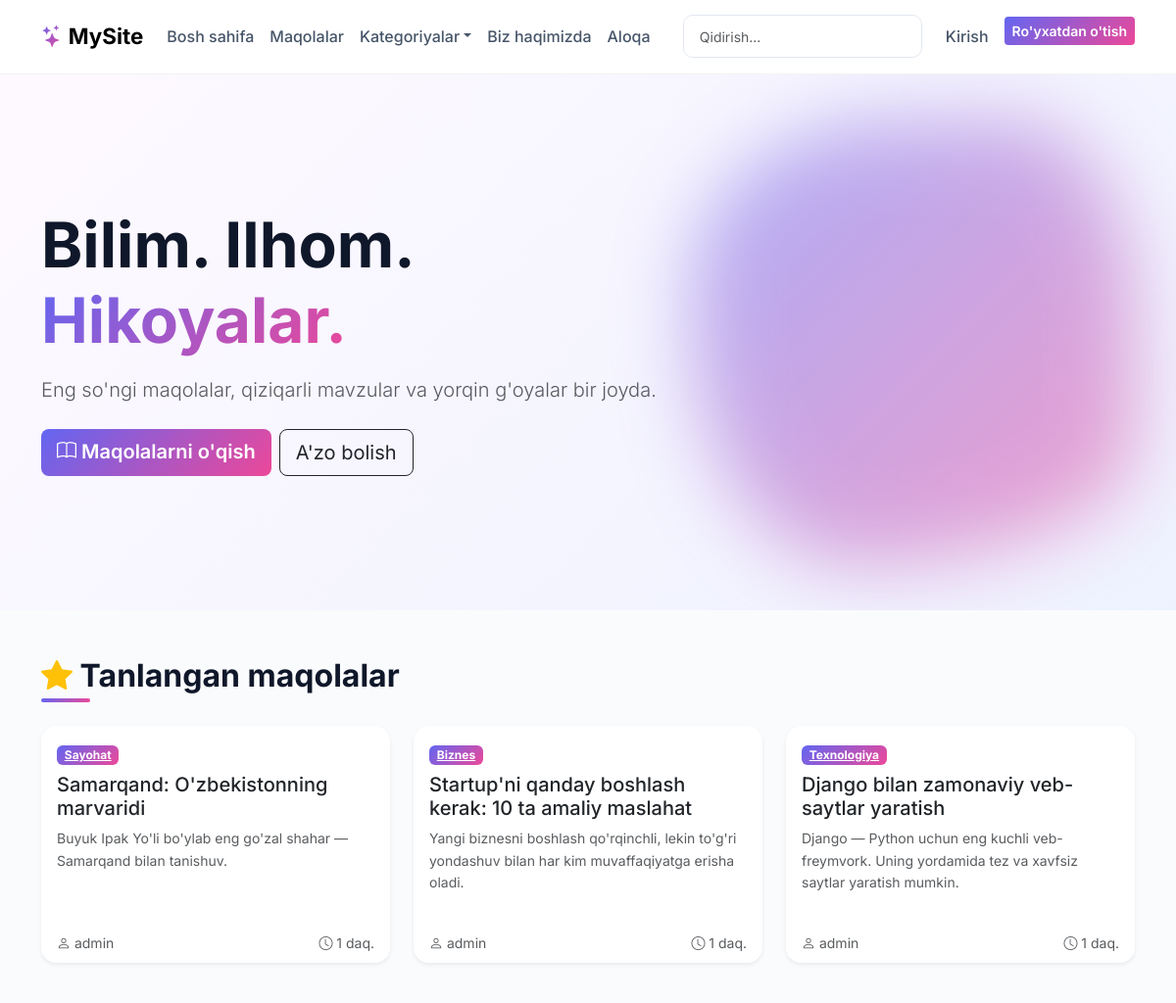
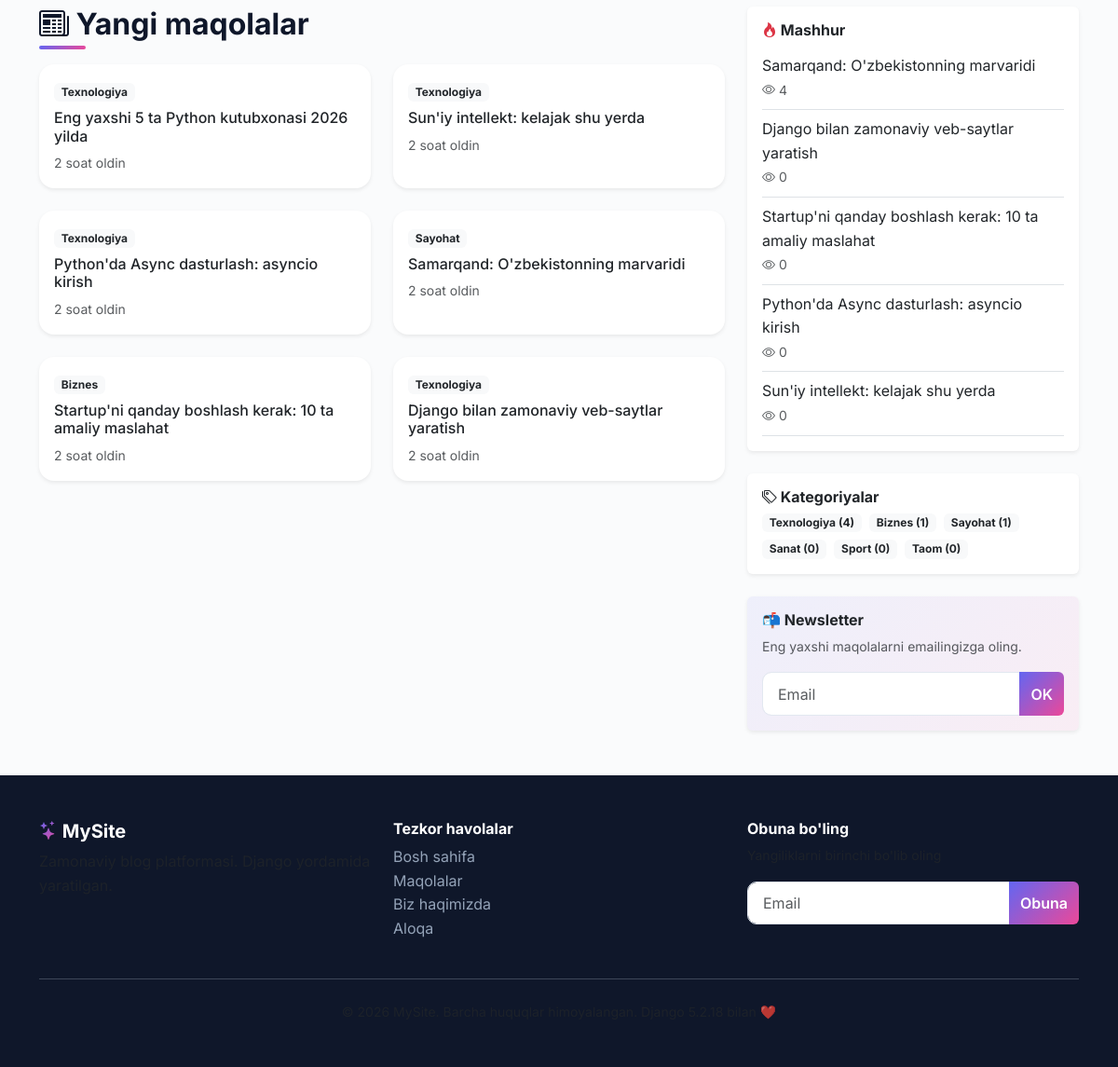
The page / on the database its author committed (2 pictures, top to bottom).
### blog/models.py (models this page shows, shortened)
class Post(models.Model):
    STATUS_CHOICES = (
        ('draft', 'Qoralama'),
        ('published', "E'lon qilingan"),
    )
    title = models.CharField("Sarlavha", max_length=250)
    slug = models.SlugField(max_length=270, unique=True, blank=True)
    author = models.ForeignKey(User, on_delete=models.CASCADE, related_name='posts', verbose_name="Muallif")
    category = models.ForeignKey(Category, on_delete=models.SET_NULL, null=True, related_name='posts', verbose_name="Kategoriya")
    tags = models.ManyToManyField(Tag, blank=True, related_name='posts', verbose_name="Teglar")
    image = models.ImageField("Asosiy rasm", upload_to='posts/%Y/%m/', blank=True, null=True)
    excerpt = models.CharField("Qisqa tavsif", max_length=300, blank=True)
    body = models.TextField("Matn")
    status = models.CharField("Holat", max_length=10, choices=STATUS_CHOICES, default='published')
    featured = models.BooleanField("Tanlangan", default=False)
    views = models.PositiveIntegerField("Ko'rishlar", default=0)
    created_at = models.DateTimeField(auto_now_add=True)
    updated_at = models.DateTimeField(auto_now=True)
    published_at = models.DateTimeField(default=timezone.now)
    likes = models.ManyToManyField(User, blank=True, related_name='liked_posts')
    class Meta:
        verbose_name = "Maqola"
        verbose_name_plural = "Maqolalar"
        ordering = ['-published_at']
        indexes = [models.Index(fields=['-published_at']), models.Index(fields=['slug'])]
    def get_absolute_url(self):
        return reverse('post_detail', kwargs={'slug': self.slug})
    def reading_time(self):
        words = len(self.body.split())
        return max(1, words // 200)

class Category(models.Model):
    name = models.CharField("Nomi", max_length=100, unique=True)
    slug = models.SlugField(max_length=120, unique=True, blank=True)
    description = models.TextField("Tavsif", blank=True)
    created_at = models.DateTimeField(auto_now_add=True)
    class Meta:
        verbose_name = "Kategoriya"
        verbose_name_plural = "Kategoriyalar"
        ordering = ['name']
    def get_absolute_url(self):
        return reverse('category_detail', kwargs={'slug': self.slug})

### blog/views.py (the view)
# urls.py: path('', views.home, name='home'),
def home(request):
    posts = Post.objects.filter(status='published').select_related('author', 'category')
    featured = posts.filter(featured=True)[:3]
    latest = posts[:6]
    popular = posts.order_by('-views')[:5]
    categories = Category.objects.annotate(post_count=Count('posts')).order_by('-post_count')[:6]
    context = {
        'featured_posts': featured,
        'latest_posts': latest,
        'popular_posts': popular,
        'categories': categories,
        'newsletter_form': NewsletterForm(),
    }
    return render(request, 'blog/home.html', context)

### blog/forms.py
class NewsletterForm(forms.ModelForm):
    class Meta:
        model = Newsletter
        fields = ['email']
        widgets = {
            'email': forms.EmailInput(attrs={
                'placeholder': 'Email manzilingizni kiriting',
                'class': 'form-control',
            }),
        }
        labels = {'email': ''}

### blog/context_processors.py (called while the page is built)
def categories_processor(request):
    return {
        'nav_categories': Category.objects.all()[:8],
    }

### blog/templatetags/django_version.py (called while the page is built)
@register.simple_tag
def django_version():
    return django.get_version()

### templates/blog/home.html (shortened to what this page needs)
{% extends "base.html" %}
{% load humanize %}
{% block content %}
<section class="hero">
    <div class="container py-5">
        <div class="row align-items-center">
            <div class="col-lg-7">
                <h1 class="display-3 fw-bold mb-3">Bilim. Ilhom. <span class="text-gradient">Hikoyalar.</span></h1>
                <p class="lead text-muted mb-4">Eng so'ngi maqolalar, qiziqarli mavzular va yorqin g'oyalar bir joyda.</p>
                <div class="d-flex gap-2 flex-wrap">
                    <a href="{% url 'post_list' %}" class="btn btn-gradient btn-lg"><i class="bi bi-book"></i> Maqolalarni o'qish</a>
                    {% if not user.is_authenticated %}
                    <a href="{% url 'register' %}" class="btn btn-outline-dark btn-lg">A'zo bolish</a>
                    {% endif %}
                </div>
            </div>
            <div class="col-lg-5 d-none d-lg-block">
                <div class="hero-shape"></div>
            </div>
        </div>
    </div>
</section>
{% if featured_posts %}
<section class="container my-5">
    <div class="d-flex justify-content-between align-items-end mb-4">
        <h2 class="section-title"><i class="bi bi-star-fill text-warning"></i> Tanlangan maqolalar</h2>
    </div>
    <div class="row g-4">
        {% for post in featured_posts %}
        <div class="col-md-4">
            <article class="card post-card h-100 shadow-sm border-0">
                <div class="card-body">
                    {% if post.category %}<a href="{{ post.category.get_absolute_url }}" class="badge bg-gradient mb-2">{{ post.category.name }}</a>{% endif %}
                    <h5 class="card-title"><a href="{{ post.get_absolute_url }}" class="link-dark text-decoration-none">{{ post.title }}</a></h5>
                    <p class="text-muted small">{{ post.excerpt|default:post.body|truncatewords:18 }}</p>
                </div>
                <div class="card-footer bg-white border-0 d-flex justify-content-between small text-muted">
                    <span><i class="bi bi-person"></i> {{ post.author.username }}</span>
                    <span><i class="bi bi-clock"></i> {{ post.reading_time }} daq.</span>
                </div>
            </article>
        </div>
        {% endfor %}
    </div>
</section>
{% endif %}
<section class="container my-5">
    <div class="row">
        <div class="col-lg-8">
            <h2 class="section-title mb-4"><i class="bi bi-newspaper"></i> Yangi maqolalar</h2>
            <div class="row g-4">
                {% for post in latest_posts %}
                <div class="col-md-6">
                    <article class="card post-card h-100 shadow-sm border-0">
                        <div class="card-body">
                            {% if post.category %}<span class="badge bg-light text-dark mb-2">{{ post.category.name }}</span>{% endif %}
                            <h6><a href="{{ post.get_absolute_url }}" class="link-dark text-decoration-none">{{ post.title }}</a></h6>
                            <p class="small text-muted mb-0">{{ post.published_at|naturaltime }}</p>
                        </div>
                    </article>
                </div>
                {% empty %}
                <div class="col-12"><p class="text-muted">Hozircha maqolalar yo'q.</p></div>
                {% endfor %}
            </div>
        </div>
        <aside class="col-lg-4 mt-5 mt-lg-0">
            <div class="card border-0 shadow-sm mb-4">
                <div class="card-body">
                    <h6 class="fw-bold"><i class="bi bi-fire text-danger"></i> Mashhur</h6>
                    <ul class="list-unstyled mb-0">
                        {% for post in popular_posts %}
                        <li class="border-bottom py-2"><a href="{{ post.get_absolute_url }}" class="link-dark text-decoration-none">{{ post.title }}</a><br><small class="text-muted"><i class="bi bi-eye"></i> {{ post.views }}</small></li>
                        {% endfor %}
                    </ul>
                </div>
            </div>
            <div class="card border-0 shadow-sm mb-4">
                <div class="card-body">
                    <h6 class="fw-bold"><i class="bi bi-tags"></i> Kategoriyalar</h6>
                    <div class="d-flex flex-wrap gap-2">
                        {% for cat in categories %}
                        <a href="{{ cat.get_absolute_url }}" class="badge bg-light text-dark text-decoration-none">{{ cat.name }} ({{ cat.post_count }})</a>
                        {% endfor %}
                    </div>
                </div>
            </div>
            <div class="card border-0 shadow-sm bg-gradient-soft">
                <div class="card-body">
                    <h6 class="fw-bold">📬 Newsletter</h6>
                    <p class="small text-muted">Eng yaxshi maqolalarni emailingizga oling.</p>
                    <form method="post" action="{% url 'newsletter_subscribe' %}">
                        <div class="input-group">
                            <input type="email" name="email" class="form-control" placeholder="Email" required>
                            <button class="btn btn-gradient" type="submit">OK</button>
                        </div>
                    </form>
                </div>
            </div>
        </aside>
    </div>
</section>
{% endblock %}

### templates/base.html (shortened to what this page needs)
{% load static %}
<!DOCTYPE html>
<html lang="uz">
<head>
    <link href="https://cdn.jsdelivr.net/npm/bootstrap@5.3.2/dist/css/bootstrap.min.css" rel="stylesheet">
    <link href="https://cdn.jsdelivr.net/npm/bootstrap-icons@1.11.2/font/bootstrap-icons.css" rel="stylesheet">
    <link rel="stylesheet" href="{% static 'css/style.css' %}">
</head>
<body>
<nav class="navbar navbar-expand-lg sticky-top navbar-custom">
    <div class="container">
        <a class="navbar-brand fw-bold" href="{% url 'home' %}">
            <i class="bi bi-stars text-gradient"></i> MySite
        </a>
        <div class="collapse navbar-collapse" id="navMain">
            <ul class="navbar-nav me-auto">
                <li class="nav-item"><a class="nav-link" href="{% url 'home' %}">Bosh sahifa</a></li>
                <li class="nav-item"><a class="nav-link" href="{% url 'post_list' %}">Maqolalar</a></li>
                <li class="nav-item dropdown">
                    <a class="nav-link dropdown-toggle" data-bs-toggle="dropdown">Kategoriyalar</a>
                </li>
                <li class="nav-item"><a class="nav-link" href="{% url 'about' %}">Biz haqimizda</a></li>
                <li class="nav-item"><a class="nav-link" href="{% url 'contact' %}">Aloqa</a></li>
            </ul>
            <form class="d-flex me-3" action="{% url 'post_list' %}" method="get">
                <input class="form-control form-control-sm" type="search" name="q" placeholder="Qidirish...">
            </form>
            <ul class="navbar-nav">
                {% if user.is_authenticated %}
                    <li class="nav-item"><a class="btn btn-sm btn-gradient me-2" href="{% url 'post_create' %}"><i class="bi bi-plus-lg"></i> Yozish</a></li>
                    <li class="nav-item dropdown">
                        <a class="nav-link dropdown-toggle" data-bs-toggle="dropdown">
                            {% if user.profile.avatar %}
                                <img src="{{ user.profile.avatar.url }}" class="avatar-sm rounded-circle">
                            {% else %}
                                <i class="bi bi-person-circle"></i>
                            {% endif %}
                            {{ user.username }}
                        </a>
                        <ul class="dropdown-menu dropdown-menu-end">
                            <li><a class="dropdown-item" href="{% url 'profile' %}"><i class="bi bi-person"></i> Profil</a></li>
                            {% if user.is_staff %}
                            <li><a class="dropdown-item" href="/admin/"><i class="bi bi-gear"></i> Admin</a></li>
                            {% endif %}
                            <li><hr class="dropdown-divider"></li>
                            <li>
                                <form method="post" action="{% url 'logout' %}">{% csrf_token %}
                                    <button class="dropdown-item" type="submit"><i class="bi bi-box-arrow-right"></i> Chiqish</button>
                                </form>
                            </li>
                        </ul>
                    </li>
                {% else %}
                    <li class="nav-item"><a class="nav-link" href="{% url 'login' %}">Kirish</a></li>
                    <li class="nav-item"><a class="btn btn-sm btn-gradient ms-2" href="{% url 'register' %}">Ro'yxatdan o'tish</a></li>
                {% endif %}
            </ul>
        </div>
    </div>
</nav>
<main>
    {% block content %}{% endblock %}
</main>
<footer class="footer mt-5">
    <div class="container py-5">
        <div class="row g-4">
            <div class="col-md-4">
                <h5 class="fw-bold"><i class="bi bi-stars text-gradient"></i> MySite</h5>
                <p class="text-muted">Zamonaviy blog platformasi. Django yordamida yaratilgan.</p>
            </div>
            <div class="col-md-4">
                <h6 class="fw-bold">Tezkor havolalar</h6>
                <ul class="list-unstyled">
                    <li><a href="{% url 'home' %}">Bosh sahifa</a></li>
                    <li><a href="{% url 'post_list' %}">Maqolalar</a></li>
                    <li><a href="{% url 'about' %}">Biz haqimizda</a></li>
                    <li><a href="{% url 'contact' %}">Aloqa</a></li>
                </ul>
            </div>
            <div class="col-md-4">
                <h6 class="fw-bold">Obuna bo'ling</h6>
                <p class="text-muted small">Yangiliklarni birinchi bo'lib oling</p>
                <form method="post" action="{% url 'newsletter_subscribe' %}">
                    <div class="input-group">
                        <input type="email" name="email" class="form-control" placeholder="Email" required>
                        <button class="btn btn-gradient" type="submit">Obuna</button>
                    </div>
                </form>
            </div>
        </div>
        <hr class="my-4">
        <div class="text-center text-muted small">
            © {% now "Y" %} MySite. Barcha huquqlar himoyalangan. Django {% load django_version %}{% django_version %} bilan ❤️
        </div>
    </div>
</footer>
</body>
</html>

### static/css/style.css (style rules this page uses)
:root { --primary: #6366f1; --primary-dark: #4f46e5; --secondary: #ec4899; --accent: #f59e0b; --dark: #0f172a; --light: #f8fafc; --gradient: linear-gradient(135deg, #6366f1 0%, #ec4899 100%); }
* { font-family: 'Inter', -apple-system, BlinkMacSystemFont, sans-serif; }
body { background: #fafbfc; color: var(--dark); line-height: 1.6; }
.navbar-custom { background: rgba(255, 255, 255, 0.85); backdrop-filter: blur(12px); -webkit-backdrop-filter: blur(12px); border-bottom: 1px solid rgba(0,0,0,0.05); padding: .9rem 0; }
.navbar-brand { font-size: 1.4rem; }
.nav-link { font-weight: 500; color: #475569 !important; }
.text-gradient { background: var(--gradient); -webkit-background-clip: text; background-clip: text; -webkit-text-fill-color: transparent; }
.bg-gradient { background: var(--gradient) !important; color: white !important; }
.bg-gradient-soft { background: linear-gradient(135deg, rgba(99,102,241,.08) 0%, rgba(236,72,153,.08) 100%); }
.btn-gradient { background: var(--gradient); color: white !important; border: none; font-weight: 600; transition: all .3s ease; }
.hero { background: linear-gradient(135deg, #fef9ff 0%, #eef2ff 100%); position: relative; overflow: hidden; }
.hero-shape { width: 100%; aspect-ratio: 1; background: var(--gradient); border-radius: 50% 30% 70% 40% / 40% 50% 30% 60%; filter: blur(40px); opacity: 0.5; animation: morph 12s ease-in-out infinite; }
.section-title { font-weight: 700; font-size: 2rem; position: relative; display: inline-block; }
.section-title::after { content:''; position: absolute; bottom:-8px; left:0; width: 50px; height: 4px; background: var(--gradient); border-radius: 2px; }
.post-card { border-radius: 16px; overflow: hidden; transition: all .3s ease; }
.form-control, .form-select { border-radius: 10px; padding: .65rem 1rem; border: 1px solid #e2e8f0; }
.footer { background: var(--dark); color: #cbd5e1; }
.footer a { color: #94a3b8; text-decoration: none; }
.footer h5, .footer h6 { color: white; }

### rows shown on the page
Post: category.name "Sayohat", title "Samarqand: O'zbekistonning marvaridi", excerpt "Buyuk Ipak Yo'li bo'ylab eng go'zal shahar — Samarqand bilan tanishuv.", author.username "admin", reading_time "1", published_at "2 soat oldin", views "4"
Post: category.name "Biznes", title "Startup'ni qanday boshlash kerak: 10 ta amaliy maslahat", excerpt "Yangi biznesni boshlash qo'rqinchli, lekin to'g'ri yondashuv bilan har kim muvaffaqiyatga erisha oladi.", author.username "admin", reading_time "1", published_at "2 soat oldin", views "0"
Post: category.name "Texnologiya", title "Django bilan zamonaviy veb-saytlar yaratish", excerpt "Django — Python uchun eng kuchli veb-freymvork. Uning yordamida tez va xavfsiz saytlar yaratish mumkin.", author.username "admin", reading_time "1", published_at "2 soat oldin", views "0"
Post: category.name "Texnologiya", title "Eng yaxshi 5 ta Python kutubxonasi 2026 yilda", published_at "2 soat oldin"
Post: category.name "Texnologiya", title "Sun'iy intellekt: kelajak shu yerda", published_at "2 soat oldin", views "0"
Post: category.name "Texnologiya", title "Python'da Async dasturlash: asyncio kirish", published_at "2 soat oldin", views "0"
Category: name "Texnologiya", post_count "4"
Category: name "Biznes", post_count "1"
Category: name "Sayohat", post_count "1"
Category: name "Sanat", post_count "0"
Category: name "Sport", post_count "0"
Category: name "Taom", post_count "0"
